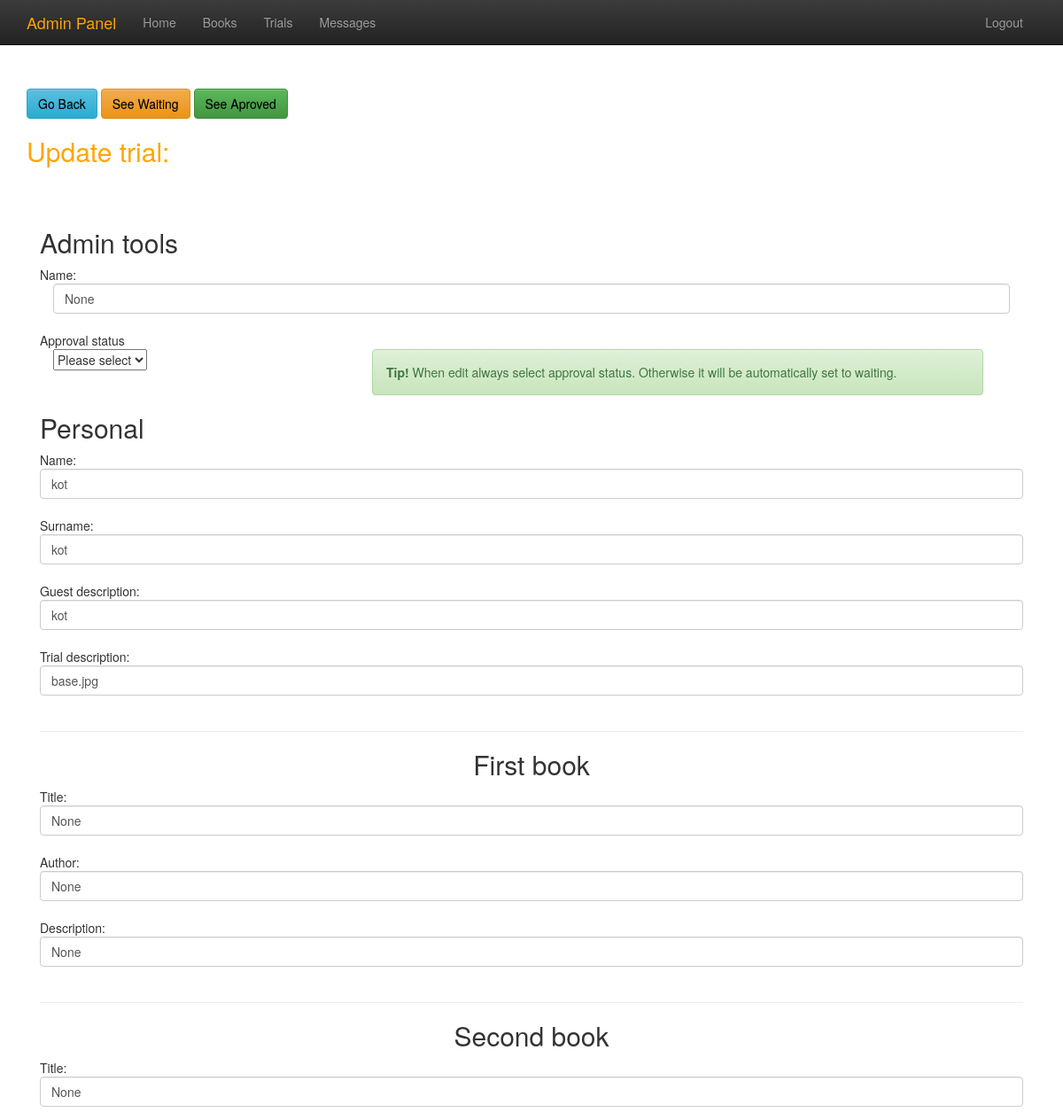
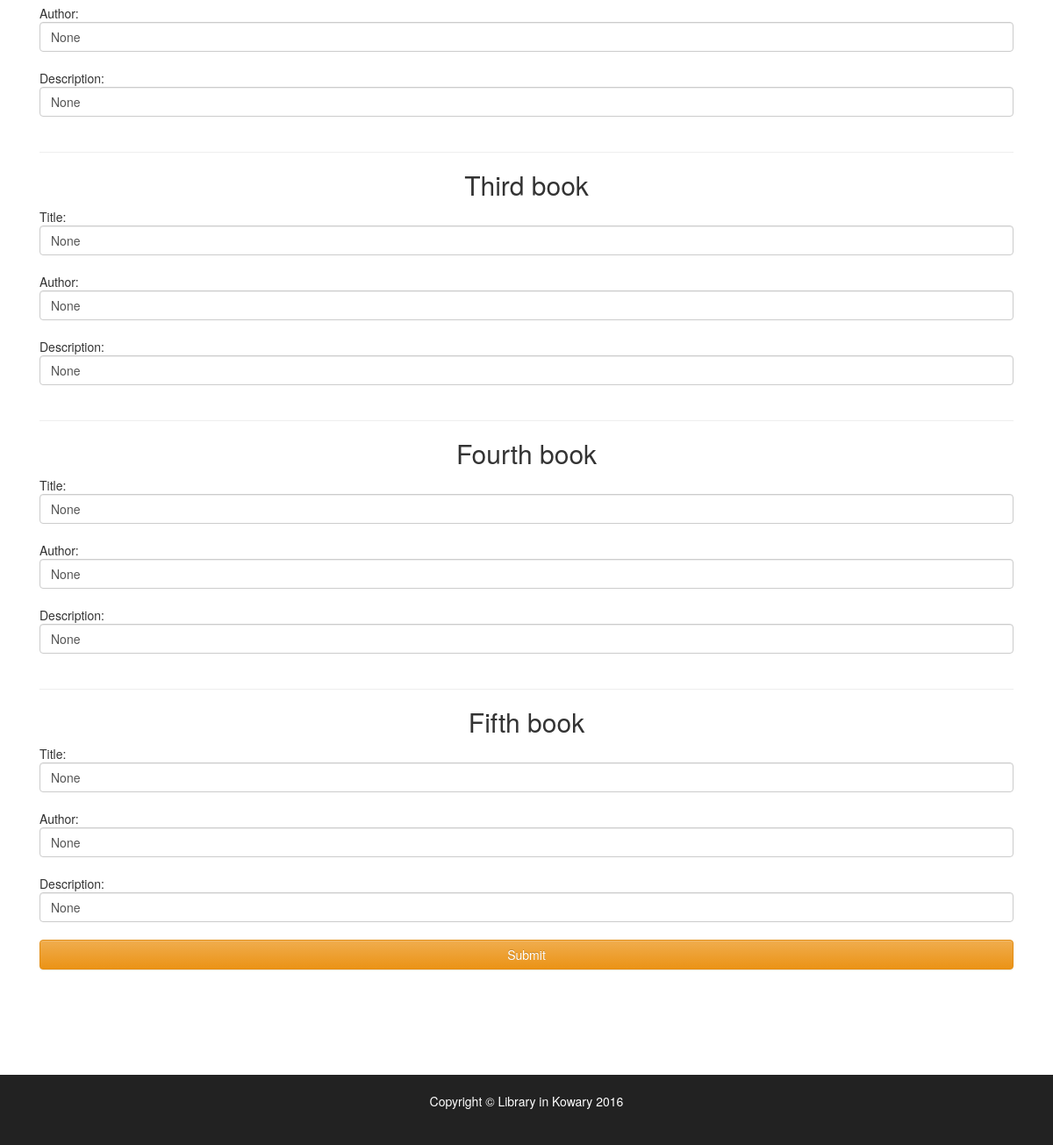
/edit/2 (signed in), run on an earlier commit of the app's database (2 pictures, top to bottom).
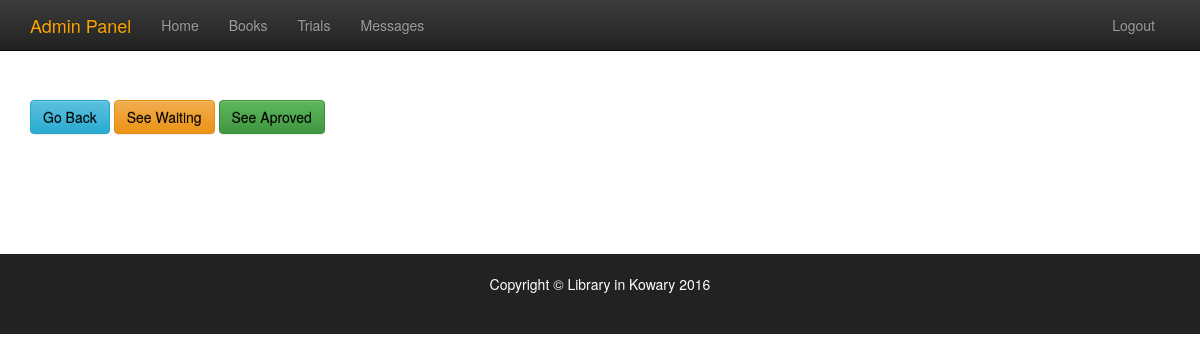
And on a later commit of the database.
### tables this page shows
CREATE TABLE books
                  (id INTEGER PRIMARY KEY, p_name text, p_surname text, p_desc text, p_img text, path_status text, path_desc text, b1_title text, b1_author text, b1_img text, b1_desc text, b2_title text, b2_author text, b2_img text, b2_desc text, b3_title text, b3_author text, b3_img text, b3_desc text, b4_title text, b4_author text, b4_img text, b4_desc text, b5_title text, b5_author text, b5_img text, b5_desc text, ip text);

### insert2.py (the view, shortened to what this page needs)
@app.route('/edit/<int:id>',methods=['GET','POST'])
def edit(id):
  if session.get('logged_in'):
    msg = None
    sql2 = ('SELECT * FROM books WHERE id = ?')
    connection = sqlite3.connect("books.db")
    connection.row_factory = sqlite3.Row
    path = connection.cursor().execute(sql2,[id]).fetchall()
    return render_template('edit.html',id=id, path=path, msg=msg)
  else:
    abort(401)

### templates/edit.html (shortened to what the changed rows need)
{%extends "base_admin.html"%}
{%block content%}
<div class="container" style="margin-top:100px;" >
		 {% for row in path %}
	  <form action = "/edit/{{ row['id'] }}" method = "POST">
         <h2 style="color:orange;">Update trial:</h2><br><br>
		  <div class="col-md-12" >
		  <h2>Admin tools</h2>
		    Name:
		 <div class="col-md-12" >
		 <input type = "text" class="form-control" name = "p_img" value="{{row['p_img']}}" /></br>
         </div>
		 <div class=" row col-md-12" >
		 Approval status<br>
		 <div class="col-md-4">
		 <select name="status" class="selectpicker">
               <option value="1">Please select</option>
            </select>
			 <br>
		  <br>
		  </div>
		<div class="col-md-8">
			<div class="alert alert-success">
				<strong>Tip! </strong>When edit always select approval status. Otherwise it will be automatically set to waiting.
			</div>
		</div>
		  </div>
		  	<h2>Personal</h2>
         Name:
		 <input type = "text" class="form-control" name = "p_name" value="{{row['p_name']}}" /></br>
         </div>
         <div class="col-md-12" >
         Surname:
		 <input type = "text" class="form-control" name = "p_surname" value="{{row['p_surname']}}" /><br>
		 </div>
		 <div class="col-md-12" >
		 Guest description:
         <input type = "text" class="form-control"name = "p_desc" value="{{row['p_desc']}}"/><br>
         </div>
		 <div class="col-md-12" >
		 Trial description:
         <input type = "text" class="form-control" name = "path_desc" value="{{row['path_desc']}}"/><br>
         </div>
		  <div class="col-md-12" >
		  <hr style="color:orange;">
		  <center><h2>First book</h2></center>
		 Title:
         <input type = "text" class="form-control" name = "b1_title" value="{{row['b1_title']}}"/><br>
         </div>
		 <div class="col-md-12" >
		 Author:
         <input type = "text" class="form-control" name = "b1_author" value="{{row['b1_author']}}"/><br>
         </div>
		 <div class="col-md-12" >
		 Description:
         <input type = "text" class="form-control" name = "b1_desc" value="{{row['b1_desc']}}" /><br>
         </div>
		  <div class="col-md-12" >
		  <hr style="color:orange;">
		  <center><h2>Second book</h2></center>
		 Title:
         <input type = "text" class="form-control" name = "b2_title" value="{{row['b2_title']}}" /><br>
         </div>
		 <div class="col-md-12" >
		 Author:
         <input type = "text" class="form-control" name = "b2_author" value="{{row['b2_author']}}" /><br>
         </div>
		 <div class="col-md-12" >
		 Description:
         <input type = "text" class="form-control" name = "b2_desc" value="{{row['b2_desc']}}" /><br>
         </div>
		  <div class="col-md-12" >
		  <hr style="color:orange;">
		    <center><h2>Third book</h2></center>
		 Title:
         <input type = "text" class="form-control" name = "b3_title" value="{{row['b3_title']}}" /><br>
         </div>
		 <div class="col-md-12" >
		 Author:
         <input type = "text" class="form-control" name = "b3_author" value="{{row['b3_author']}}" /><br>
         </div>
		 <div class="col-md-12" >
		 Description:
         <input type = "text" class="form-control" name = "b3_desc" value="{{row['b3_desc']}}" /><br>
         </div>
		  <div class="col-md-12" >
		  <hr style="color:orange;">
		  <center><h2>Fourth book</h2></center>
		 Title:
         <input type = "text" class="form-control" name = "b4_title" value="{{row['b4_title']}}" /><br>
         </div>
		 <div class="col-md-12" >
		 Author:
         <input type = "text" class="form-control" name = "b4_author" value="{{row['b4_author']}}" /><br>
         </div>
		 <div class="col-md-12" >
		 Description:
         <input type = "text" class="form-control" name = "b4_desc" value="{{row['b4_desc']}}" /><br>
         </div>
		  <div class="col-md-12" >
		  <hr style="color:orange;">
		  <center><h2>Fifth book</h2></center>
		 Title:
         <input type = "text" class="form-control" name = "b5_title" value="{{row['b5_title']}}" /><br>
         </div>
		 <div class="col-md-12" >
		 Author:
         <input type = "text" class="form-control" name = "b5_author" value="{{row['b5_author']}}" /><br>
         </div>
		 <div class="col-md-12" >
		 Description:
         <input type = "text" class="form-control" name = "b5_desc" value="{{row['b5_desc']}}" /><br>
         </div>
		  <div class="col-md-12" >
		<button type="submit" class="btn btn-warning btn-block">Submit</button>
         </div>
      </form>
	    {%  endfor %}
</div>
{%endblock%}

What changed in the data, as far as the page shows it:
removed books: p_img "None", p_name "kot", p_surname "kot", p_desc "kot", path_desc "base.jpg", b1_title "None", b1_author "None", b1_desc "None", b2_title "None", b2_author "None", b2_desc "None", b3_title "None", b3_author "None", b3_desc "None", b4_title "None", b4_author "None", b4_desc "None", b5_title "None", b5_author "None", b5_desc "None"
